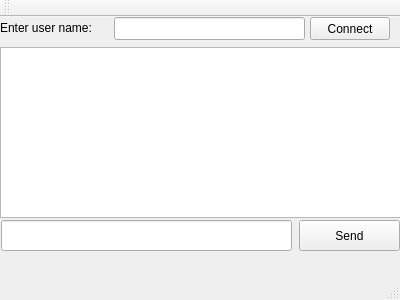
<?xml version="1.0" encoding="UTF-8"?>
<ui version="4.0">
 <class>MainWindow</class>
 <widget class="QMainWindow" name="MainWindow">
  <property name="geometry">
   <rect>
    <x>0</x>
    <y>0</y>
    <width>400</width>
    <height>300</height>
   </rect>
  </property>
  <property name="windowTitle">
   <string>MainWindow</string>
  </property>
  <widget class="QWidget" name="centralWidget">
   <widget class="QLineEdit" name="lineEdit_cname">
    <property name="geometry">
     <rect>
      <x>114</x>
      <y>0</y>
      <width>191</width>
      <height>23</height>
     </rect>
    </property>
   </widget>
   <widget class="QLineEdit" name="lineEdit_message">
    <property name="geometry">
     <rect>
      <x>1</x>
      <y>203</y>
      <width>291</width>
      <height>31</height>
     </rect>
    </property>
   </widget>
   <widget class="QPushButton" name="pushButton_send">
    <property name="geometry">
     <rect>
      <x>299</x>
      <y>203</y>
      <width>101</width>
      <height>31</height>
     </rect>
    </property>
    <property name="text">
     <string>Send</string>
    </property>
   </widget>
   <widget class="QPushButton" name="pushButton_connect">
    <property name="geometry">
     <rect>
      <x>310</x>
      <y>0</y>
      <width>80</width>
      <height>23</height>
     </rect>
    </property>
    <property name="text">
     <string>Connect</string>
    </property>
   </widget>
   <widget class="QLabel" name="label">
    <property name="geometry">
     <rect>
      <x>0</x>
      <y>0</y>
      <width>111</width>
      <height>21</height>
     </rect>
    </property>
    <property name="text">
     <string>Enter user name:</string>
    </property>
   </widget>
   <widget class="QTextEdit" name="chatBox">
    <property name="geometry">
     <rect>
      <x>0</x>
      <y>30</y>
      <width>401</width>
      <height>171</height>
     </rect>
    </property>
   </widget>
  </widget>
  <widget class="QMenuBar" name="menuBar">
   <property name="geometry">
    <rect>
     <x>0</x>
     <y>0</y>
     <width>400</width>
     <height>20</height>
    </rect>
   </property>
  </widget>
  <widget class="QToolBar" name="mainToolBar">
   <attribute name="toolBarArea">
    <enum>TopToolBarArea</enum>
   </attribute>
   <attribute name="toolBarBreak">
    <bool>false</bool>
   </attribute>
  </widget>
  <widget class="QStatusBar" name="statusBar"/>
 </widget>
 <layoutdefault spacing="6" margin="11"/>
 <resources/>
 <connections/>
</ui>
